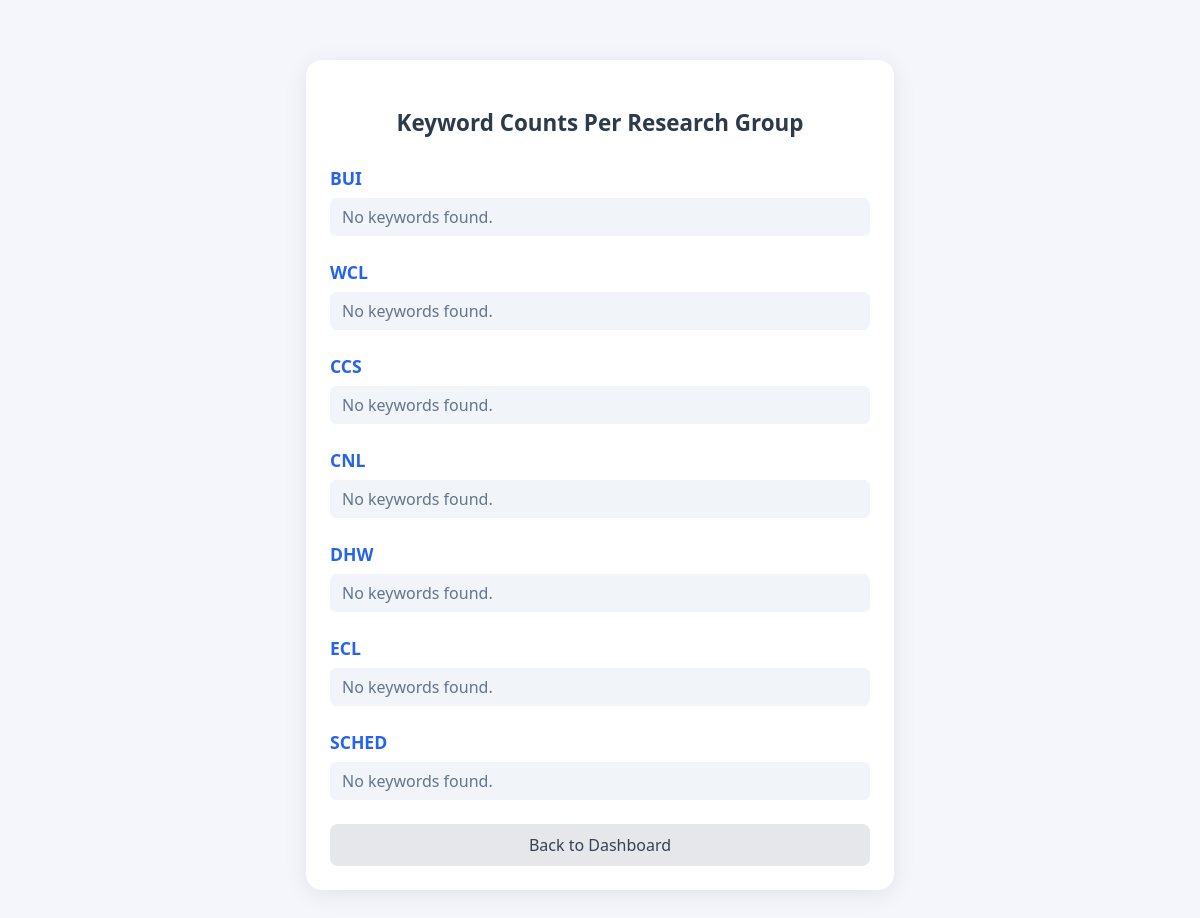
The page /report/keyword-counts-per-group/ on the database as committed earlier.
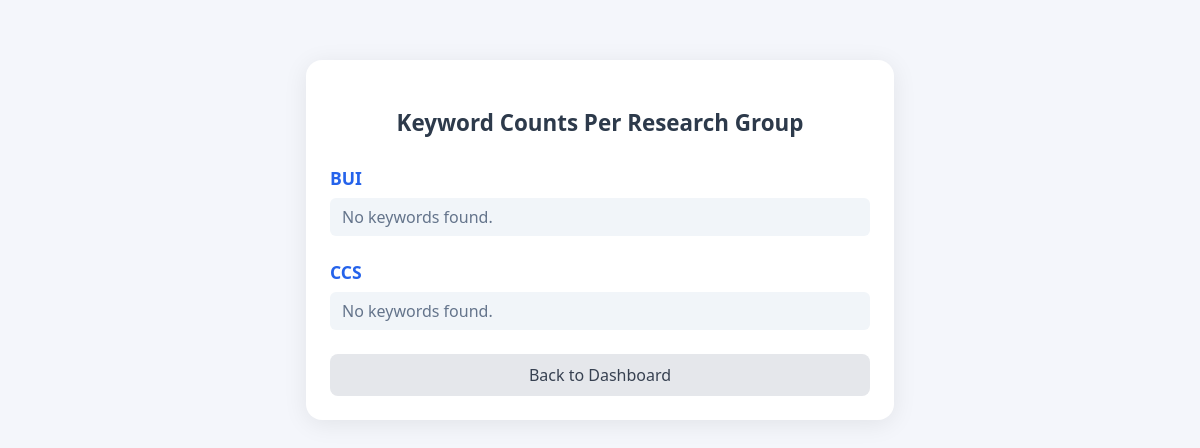
The same page on the database as committed later.
### research/models.py (models this page shows, shortened)
class ResearchGroup(models.Model):
    name = models.CharField(max_length=255, unique=True)

### research/views.py (the view)
# urls.py: path('report/keyword-counts-per-group/', views.report_keyword_counts_per_group, name='report_keyword_counts_per_group'),
def report_keyword_counts_per_group(request):
    data = get_keyword_counts_per_group()
    return render(request, 'research/report_keyword_counts_per_group.html', {'data': data})

### research/views.py (called while the page is built)
def get_keyword_counts_per_group():
    result = {}
    for group in ResearchGroup.objects.all():
        authors = Author.objects.filter(research_group=group)
        pub_ids = set()
        for author in authors:
            pub_ids.update(author.authorpublication_set.values_list('publication_id', flat=True))
        keyword_counter = {}
        pubs = Publication.objects.filter(id__in=pub_ids)
        for pub in pubs:
            for kw in pub.keywords.split(','):
                kw = kw.strip().lower()
                if kw:
                    keyword_counter[kw] = keyword_counter.get(kw, 0) + 1
        result[group.name] = keyword_counter
    return result

### research/templates/research/report_keyword_counts_per_group.html (shortened to what this page needs)
<!DOCTYPE html>
<html lang="en">
<head>
</head>
<body>
  <div class="container">
    <h1>Keyword Counts Per Research Group</h1>
    {% for group, keywords in data.items %}
      <h2>{{ group }}</h2>
      {% if keywords %}
        <table>
          <tr><th>Keyword</th><th>Count</th></tr>
          {% for kw, count in keywords.items %}
            <tr><td>{{ kw }}</td><td>{{ count }}</td></tr>
          {% endfor %}
        </table>
      {% else %}
        <div class="no-keywords">No keywords found.</div>
      {% endif %}
    {% endfor %}
    <a class="back-link" href="{% url 'index' %}">Back to Dashboard</a>
  </div>
</body>
</html>

Rows that differ between the two databases and show on the page:
removed ResearchGroup: data "WCL"
removed ResearchGroup: data "CNL"
removed ResearchGroup: data "DHW"
removed ResearchGroup: data "ECL"
removed ResearchGroup: data "SCHED"
Other text that changed with them:
list line gone: "No keywords found."
